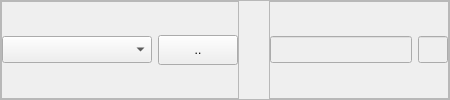
                     <widget class="QFrame" name="frame_53">
                      <property name="sizePolicy">
                       <sizepolicy hsizetype="Preferred" vsizetype="Maximum">
                        <horstretch>0</horstretch>
                        <verstretch>0</verstretch>
                       </sizepolicy>
                      </property>
                      <property name="minimumSize">
                       <size>
                        <width>400</width>
                        <height>0</height>
                       </size>
                      </property>
                      <property name="maximumSize">
                       <size>
                        <width>16777215</width>
                        <height>16777215</height>
                       </size>
                      </property>
                      <property name="frameShape">
                       <enum>QFrame::StyledPanel</enum>
                      </property>
                      <property name="frameShadow">
                       <enum>QFrame::Raised</enum>
                      </property>
                      <layout class="QHBoxLayout" name="horizontalLayout_63">
                       <property name="spacing">
                        <number>30</number>
                       </property>
                       <property name="leftMargin">
                        <number>0</number>
                       </property>
                       <property name="topMargin">
                        <number>0</number>
                       </property>
                       <property name="rightMargin">
                        <number>0</number>
                       </property>
                       <property name="bottomMargin">
                        <number>0</number>
                       </property>
                       <item>
                        <widget class="QFrame" name="frame_56">
                         <property name="frameShape">
                          <enum>QFrame::StyledPanel</enum>
                         </property>
                         <property name="frameShadow">
                          <enum>QFrame::Raised</enum>
                         </property>
                         <layout class="QHBoxLayout" name="horizontalLayout_64">
                          <property name="leftMargin">
                           <number>0</number>
                          </property>
                          <property name="topMargin">
                           <number>0</number>
                          </property>
                          <property name="rightMargin">
                           <number>0</number>
                          </property>
                          <property name="bottomMargin">
                           <number>0</number>
                          </property>
                          <item>
                           <widget class="QComboBox" name="cboMk_4">
                            <property name="minimumSize">
                             <size>
                              <width>150</width>
                              <height>0</height>
                             </size>
                            </property>
                            <property name="maximumSize">
                             <size>
                              <width>200</width>
                              <height>16777215</height>
                             </size>
                            </property>
                            <property name="font">
                             <font>
                              <pointsize>12</pointsize>
                             </font>
                            </property>
                            <item>
                             <property name="text">
                              <string/>
                             </property>
                            </item>
                           </widget>
                          </item>
                          <item>
                           <widget class="QPushButton" name="btnCariMk_4">
                            <property name="minimumSize">
                             <size>
                              <width>44</width>
                              <height>10</height>
                             </size>
                            </property>
                            <property name="maximumSize">
                             <size>
                              <width>16777215</width>
                              <height>30</height>
                             </size>
                            </property>
                            <property name="text">
                             <string>..</string>
                            </property>
                           </widget>
                          </item>
                         </layout>
                        </widget>
                       </item>
                       <item>
                        <widget class="QFrame" name="frame_59">
                         <property name="frameShape">
                          <enum>QFrame::StyledPanel</enum>
                         </property>
                         <property name="frameShadow">
                          <enum>QFrame::Raised</enum>
                         </property>
                         <layout class="QHBoxLayout" name="horizontalLayout_65">
                          <property name="leftMargin">
                           <number>0</number>
                          </property>
                          <property name="topMargin">
                           <number>0</number>
                          </property>
                          <property name="rightMargin">
                           <number>0</number>
                          </property>
                          <property name="bottomMargin">
                           <number>0</number>
                          </property>
                          <item>
                           <widget class="QLineEdit" name="txtMk_4">
                            <property name="enabled">
                             <bool>false</bool>
                            </property>
                            <property name="minimumSize">
                             <size>
                              <width>0</width>
                              <height>0</height>
                             </size>
                            </property>
                            <property name="maximumSize">
                             <size>
                              <width>16777215</width>
                              <height>16777215</height>
                             </size>
                            </property>
                            <property name="font">
                             <font>
                              <pointsize>12</pointsize>
                             </font>
                            </property>
                           </widget>
                          </item>
                          <item>
                           <widget class="QLineEdit" name="txtSksMk_4">
                            <property name="enabled">
                             <bool>false</bool>
                            </property>
                            <property name="minimumSize">
                             <size>
                              <width>30</width>
                              <height>0</height>
                             </size>
                            </property>
                            <property name="maximumSize">
                             <size>
                              <width>30</width>
                              <height>16777215</height>
                             </size>
                            </property>
                            <property name="font">
                             <font>
                              <pointsize>12</pointsize>
                             </font>
                            </property>
                           </widget>
                          </item>
                         </layout>
                        </widget>
                       </item>
                      </layout>
                     </widget>
